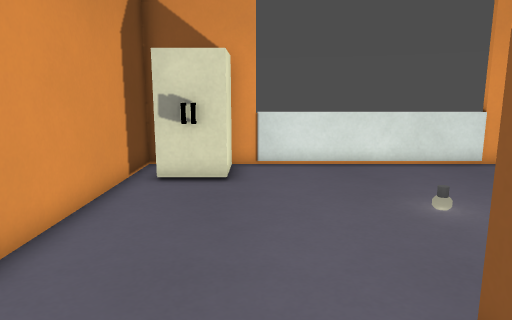
View 1 (above)

14 first-person views from a walk through a level from a Godot 3-D game. The camera is 1.2 m above the floor, tilts 10° down and sees 70° across. The floor is counted in squares, 0.5 m on a side. Each view is taken from the middle of a square. On the plan, view 1 faces up. The plan holds only what a view shows up to about 20 squares ahead; the rest is blank. Door leaves are left out where a doorway can be walked through. Surface patterns are stand-ins for the level's own textures.

View 2
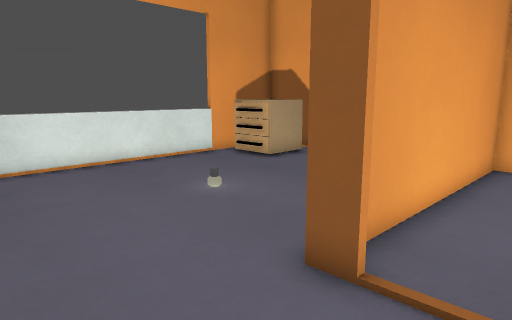

View 3
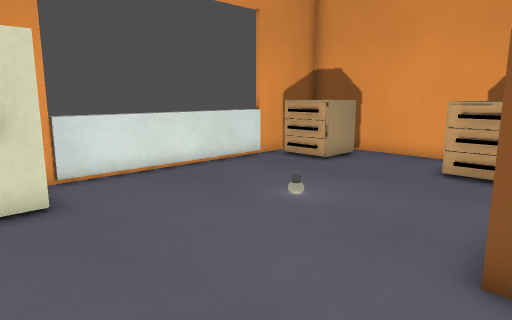

View 4
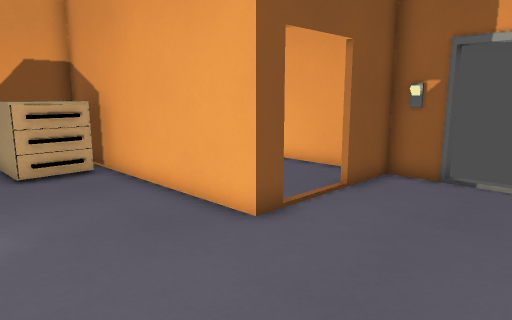

View 5
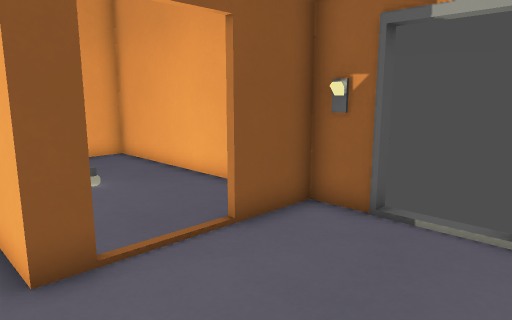

View 6
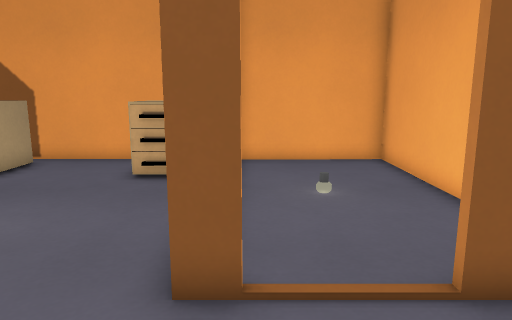

View 7
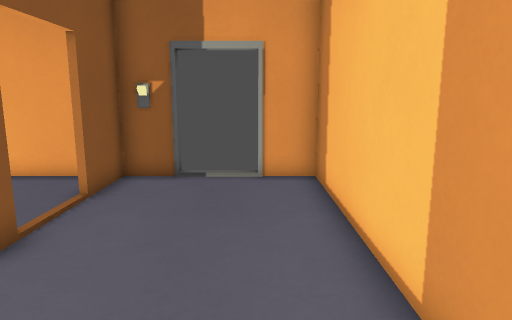

View 8
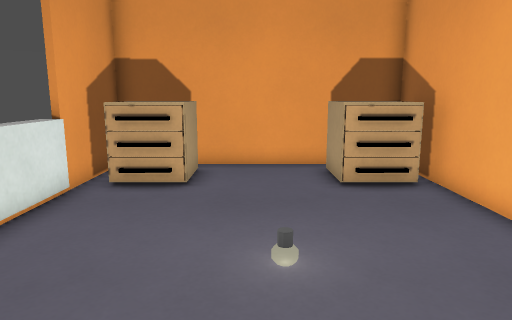

View 9
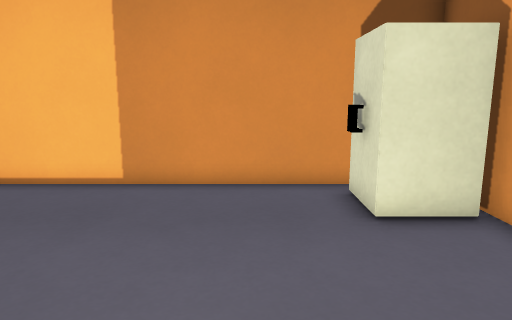

View 10
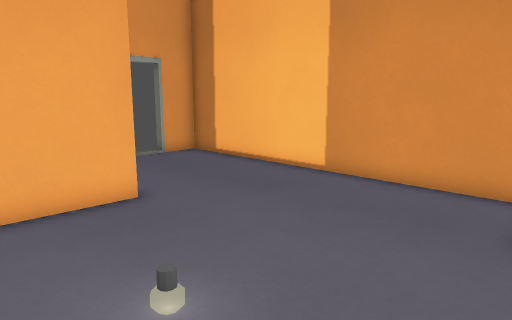

View 11
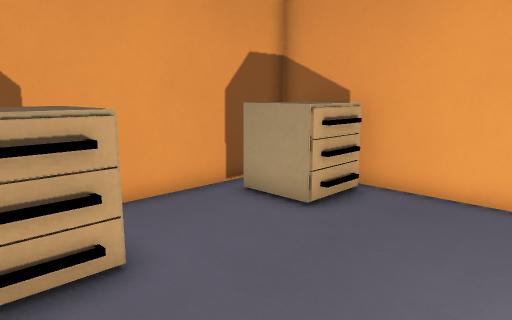

View 12
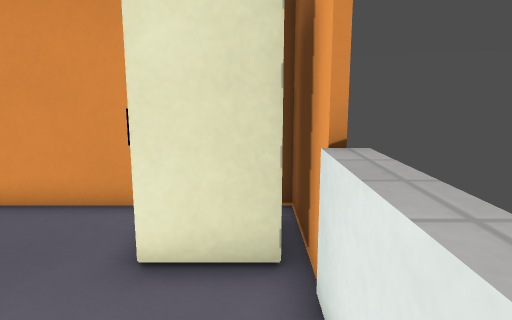

View 13
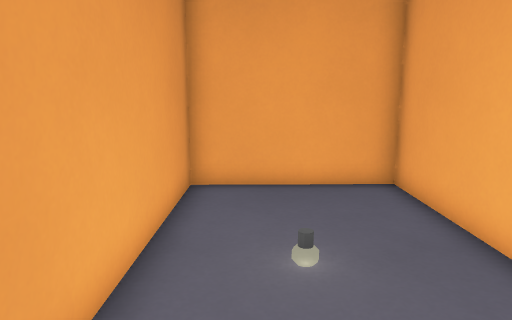

View 14
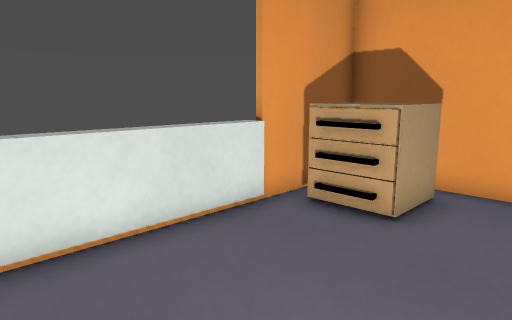

### Floor plan
Ten units are one square. View 1 is at (0, 0); x grows to the right and y downward. Boxes are objects, and circles mark ways between rooms. Rooms are numbered by the first view taken in them; rooms with no view inside come last. Other rooms are left out.
<svg viewBox="-43 -132 167 167">
<path fill="none" stroke="#000" d="M20 -21 20 -30 119 -30M118 -30 118 -127 -38 -127 -38 28 -21 28M3 28 20 28 20 4M32 28 118 28 118 -30M119 -28 34 -28"/>
<rect x="-35" y="-125" width="30" height="30" fill="#bbb"><title>closet</title></rect>
<rect x="35" y="-85" width="10" height="10" fill="#bbb"><title>lamp</title></rect>
<rect x="75" y="-65" width="40" height="30" fill="#bbb"><title>dresser</title></rect>
<rect x="75" y="-125" width="40" height="30" fill="#bbb"><title>dresser</title></rect>
<rect x="65" y="-5" width="10" height="10" fill="#bbb"><title>lamp</title></rect>
<circle cx="20" cy="-10" r="3" fill="#2a7"/>
<text x="30" y="-70">1</text>
<text x="70" y="0">2</text>
</svg>
Room 1 opens to room 2.

Where each view was taken, in squares from view 1:
view 1: 0 up, 0 right, facing up
view 2: 0 up, 2 left, facing up-right
view 3: 2 up, 3 left, facing up-right
view 4: 8 up, 3 left, facing down-right
view 5: 4 up, 3 left, facing down-right
view 6: 2 up, 2 left, facing right
view 7: 8 up, 2 left, facing down
view 8: 8 up, 1 left, facing right
view 9: 8 up, 6 right, facing left
view 10: 11 up, 6 right, facing down-left
view 11: 12 up, 4 right, facing down-right
view 12: 12 up, 4 right, facing left
view 13: 1 up, 2 right, facing right
view 14: 7 up, 2 right, facing up-right
